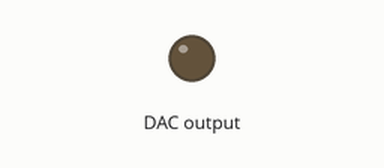
Simulated run of this program. Board: Raspberry Pi (BCM pin numbers). Shown: output pins drawn as LEDs (lit = HIGH).

Above: at 0.15 s.
At 7.36 s:
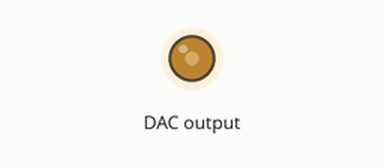
Timing chart, 0 to 7.3 s (numbered marks = the images above):
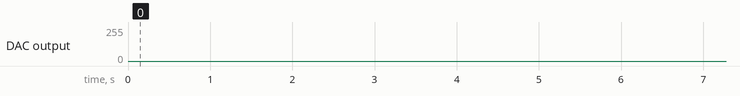

The program:

sin_wave.py
```python
import time
import math
# Import the MCP4725 module.
import Adafruit_MCP4725

# Create a DAC instance.
dac = Adafruit_MCP4725.MCP4725()

def sin_wave():
	t = 0.0
	tStep = 0.05
	while True:
		voltage = 2048*(1.0+0.5*math.sin(6.2832*t))
		dac.set_voltage(int(voltage))
		t += tStep
		time.sleep(0.0005)

sin_wave()

# scale = volt_input*(4096 / 3.3)
# f = freq_input
# voltage = scale * (1.0+0.5*math.sin(f*t))
```
